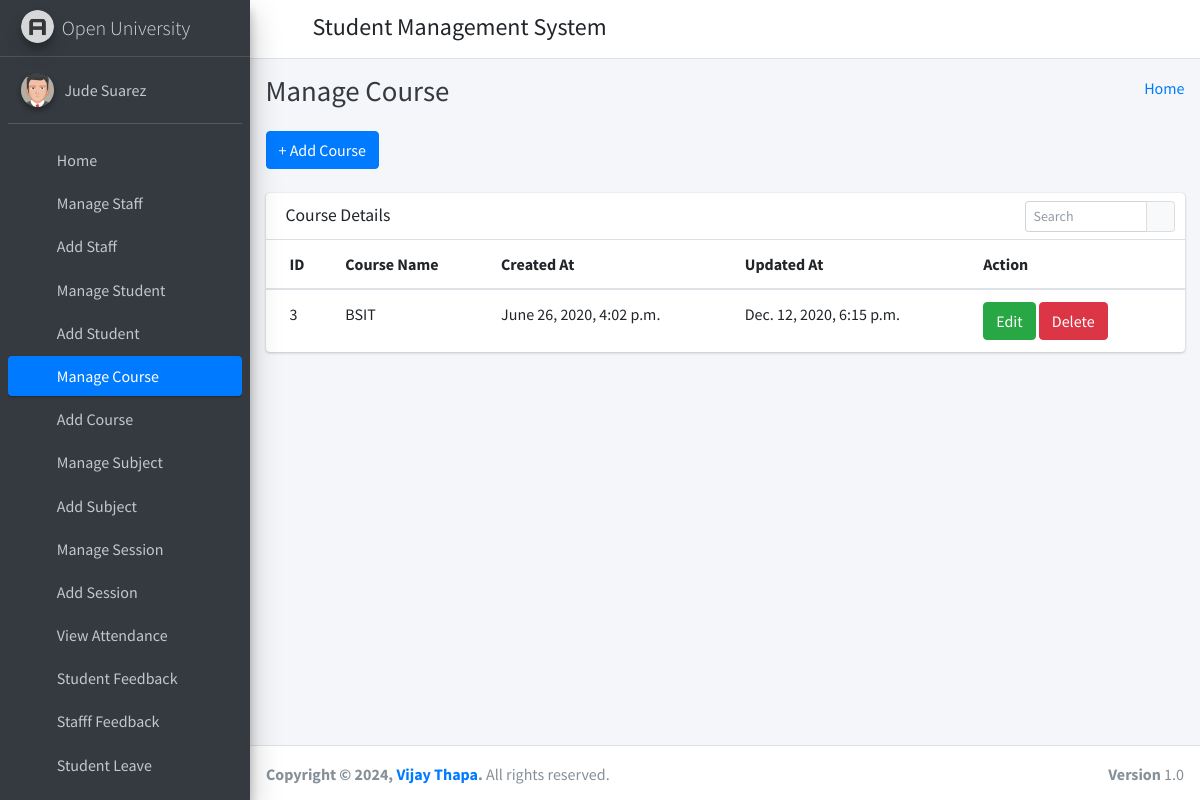
/manage_course/ (signed in), run on the app's committed database.
### student_management_app/models.py (models this page shows)
class CustomUser(AbstractUser):
    user_type_data = ((1, "HOD"), (2, "Staff"), (3, "Student"))
    user_type = models.CharField(default=1, choices=user_type_data, max_length=10)

class Courses(models.Model):
    id = models.AutoField(primary_key=True)
    course_name = models.CharField(max_length=255)
    created_at = models.DateTimeField(auto_now_add=True)
    updated_at = models.DateTimeField(auto_now=True)
    objects = models.Manager()

### student_management_app/HodViews.py (the view)
# urls.py: path('manage_course/', HodViews.manage_course, name="manage_course"),
def manage_course(request):
    courses = Courses.objects.all()
    context = {
        "courses": courses
    }
    return render(request, 'hod_template/manage_course_template.html', context)

### student_management_app/LoginCheckMiddleWare.py (called while the page is built, shortened)
    def process_view(self, request, view_func, view_args, view_kwargs):
        modulename = view_func.__module__
        user = request.user
        if user.is_authenticated:
            if user.user_type == "1":
                if modulename == "student_management_app.HodViews":
                    pass
                elif modulename == "student_management_app.views" or modulename == "django.views.static":
                    pass
                else:
                    return redirect("admin_home")
            else:
                return redirect("login")
        else:
            if request.path == reverse("login") or request.path == reverse("doLogin"):
                pass
            else:
                return redirect("login")

### student_management_app/templates/hod_template/manage_course_template.html (shortened to what this page needs)
{% extends 'hod_template/base_template.html' %}
{% block page_title %}
    Manage Course
{% endblock page_title %}
{% block main_content %}
{% load static %}
<section class="content">
        <div class="container-fluid">
            <a class="btn btn-primary" href="{% url 'add_course' %}" role="button">+ Add Course</a> <br/>&nbsp;
            <div class="row">
                <div class="col-md-12">
                    <div class="card">
                        <div class="card-header">
                            <h3 class="card-title">Course Details</h3>
                            <div class="card-tools">
                            <div class="input-group input-group-sm" style="width: 150px;">
                                <input type="text" name="table_search" class="form-control float-right" placeholder="Search">
                                <div class="input-group-append">
                                <button type="submit" class="btn btn-default"><i class="fas fa-search"></i></button>
                                </div>
                            </div>
                            </div>
                        </div>
                        <div class="card-body table-responsive p-0">
                            <table class="table table-hover text-nowrap">
                            <thead>
                                <tr>
                                <th>ID</th>
                                <th>Course Name</th>
                                <th>Created At</th>
                                <th>Updated At</th>
                                <th>Action</th>
                                </tr>
                            </thead>
                            <tbody>
                                {% for course in courses %}
                                <tr>
                                <td>{{ course.id }}</td>
                                <td>{{ course.course_name }}</td>
                                <td>{{ course.created_at }}</td>
                                <td>{{ course.updated_at }}</td>
                                <td>
                                    <a href="{% url 'edit_course' course.id %}" class="btn btn-success">Edit</a>
                                    <a href="{% url 'delete_course' course.id %}" class="btn btn-danger">Delete</a>
                                </td>
                                </tr>
                                {% endfor %}
                            </tbody>
                            </table>
                        </div>
                        </div>
                </div>
            </div>
        </div>
      </section>
  {% endblock main_content %}

### student_management_app/templates/hod_template/sidebar_template.html (shortened to what this page needs)
{% load static %}
<aside class="main-sidebar sidebar-dark-primary elevation-4">
      <a href="{% url 'admin_home' %}" class="brand-link">
        <img src="{% static 'dist/img/AdminLTELogo.png' %}" alt="AdminLTE Logo" class="brand-image img-circle elevation-3"
            style="opacity: .8">
        <span class="brand-text font-weight-light">Open University</span>
      </a>
      <div class="sidebar">
        <div class="user-panel mt-3 pb-3 mb-3 d-flex">
          <div class="image">
            <img src="{% static 'dist/img/user2-160x160.jpg' %}" class="img-circle elevation-2" alt="User Image">
          </div>
          <div class="info">
            <a href="{% url 'admin_profile' %}" class="d-block">{{ user.first_name }} {{ user.last_name }}</a>
          </div>
        </div>
        <nav class="mt-2">
          <ul class="nav nav-pills nav-sidebar flex-column" data-widget="treeview" role="menu" data-accordion="false">
            <li class="nav-item">
              {% url 'admin_home' as admin_home %}
              <a href="{{ admin_home }}" class="nav-link {% if request.path == admin_home %} active {% endif %}">
                <i class="nav-icon fas fa-tachometer-alt"></i>
                <p>
                  Home
                </p>
              </a>
            </li>
            <li class="nav-item">
              {% url 'manage_staff' as manage_staff %}
              {% url 'edit_staff' staff_id=id as edit_staff %}
              <a href="{{ manage_staff }}" class="nav-link {% if request.path == manage_staff %} active {% endif %} {% if request.path == edit_staff %} active {% endif %}">
                <i class="nav-icon fas fa-chalkboard-teacher"></i>
                <p>
                  Manage Staff
                </p>
              </a>
            </li>
            <li class="nav-item">
              {% url 'add_staff' as add_staff %}
              <a href="{{ add_staff }}" class="nav-link {% if request.path == add_staff %} active {% endif %}">
                <i class="nav-icon fas fa-th"></i>
                <p>
                  Add Staff
                </p>
              </a>
            </li>
            <li class="nav-item">
              {% url 'manage_student' as manage_student %}
              {% url 'edit_student' student_id=id as edit_student %}
              <a href="{{ manage_student }}" class="nav-link {% if request.path == manage_student %} active {% endif %} {% if request.path == edit_student %} active {% endif %}">
                <i class="nav-icon fas fa-user-graduate"></i>
                <p>
                  Manage Student
                </p>
              </a>
            </li>
            <li class="nav-item">
              {% url 'add_student' as add_student %}
              <a href="{{ add_student }}" class="nav-link {% if request.path == add_student %} active {% endif %}">
                <i class="nav-icon fas fa-th"></i>
                <p>
                  Add Student
                </p>
              </a>
            </li>
            <li class="nav-item">
              {% url 'manage_course' as manage_course %}
              {% url 'edit_course' course_id=id as edit_course %}
              <a href="{{ manage_course }}" class="nav-link {% if request.path == manage_course %} active {% endif %} {% if request.path == edit_course %} active {% endif %}">
                <i class="nav-icon fas fa-chalkboard"></i>
                <p>
                  Manage Course
                </p>
              </a>
            </li>
            <li class="nav-item">
            {% url 'add_course' as add_course %}
              <a href="{{ add_course }}" class="nav-link {% if request.path == add_course %} active {% endif %}">
                <i class="nav-icon fas fa-th"></i>
                <p>
                  Add Course
                </p>
              </a>
            </li>
            <li class="nav-item">
              {% url 'manage_subject' as manage_subject %}
              {% url 'edit_subject' subject_id=id as edit_subject %}
              <a href="{{ manage_subject }}" class="nav-link {% if request.path == manage_subject %} active {% endif %} {% if request.path == edit_subject %} active {% endif %}">
                <i class="nav-icon fas fa-book"></i>
                <p>
                  Manage Subject
                </p>
              </a>
            </li>
            <li class="nav-item">
              {% url 'add_subject' as add_subject %}
              <a href="{{ add_subject }}" class="nav-link {% if request.path == add_subject %} active {% endif %}">
                <i class="nav-icon fas fa-th"></i>
                <p>
                  Add Subject
                </p>
              </a>
            </li>
            <li class="nav-item">
              {% url 'manage_session' as manage_session %}
              {% url 'edit_session' session_id=id as edit_session %}
              <a href="{{ manage_session }}" class="nav-link {% if request.path == manage_session %} active {% endif %} {% if request.path == edit_session %} active {% endif %}">
                <i class="nav-icon fas fa-graduation-cap"></i>
                <p>
                  Manage Session
                </p>
              </a>
            </li>
            <li class="nav-item">
              {% url 'add_session' as add_session %}
              <a href="{{ add_session }}" class="nav-link {% if request.path == add_session %} active {% endif %}">
                <i class="nav-icon fas fa-th"></i>
                <p>
                  Add Session
                </p>
              </a>
            </li>
            <li class="nav-item">
              {% url 'admin_view_attendance' as admin_view_attendance %}
              <a href="{{ admin_view_attendance }}" class="nav-link {% if request.path == admin_view_attendance %} active {% endif %}">
                <i class="nav-icon fas fa-calendar-alt"></i>
                <p>
                  View Attendance
                </p>
              </a>
            </li>
            <li class="nav-item">
              {% url 'student_feedback_message' as student_feedback_message %}
              <a href="{{ student_feedback_message }}" class="nav-link {% if request.path == student_feedback_message %} active {% endif %}">
                <i class="nav-icon fas fa-th"></i>
                <p>
                  Student Feedback
                </p>
              </a>
            </li>
            <li class="nav-item">
              {% url 'staff_feedback_message' as staff_feedback_message %}
              <a href="{{ staff_feedback_message }}" class="nav-link {% if request.path == staff_feedback_message %} active {% endif %}">
                <i class="nav-icon fas fa-th"></i>
                <p>
                  Stafff Feedback
                </p>
              </a>
            </li>
            <li class="nav-item">
              {% url 'student_leave_view' as student_leave_view %}
              <a href="{{ student_leave_view }}" class="nav-link {% if request.path == student_leave_view %} active {% endif %}">
                <i class="nav-icon fas fa-th"></i>
                <p>
                  Student Leave
                </p>
              </a>
            </li>
            <li class="nav-item">
              {% url 'staff_leave_view' as staff_leave_view %}
              <a href="{{ staff_leave_view }}" class="nav-link {% if request.path == staff_leave_view %} active {% endif %}">
                <p>
                </p>
              </a>
            </li>
          </ul>
        </nav>
      </div>
    </aside>

### data on the page
CustomUser: first_name "Jude", last_name "Suarez"
Courses: id "3", course_name "BSIT", created_at "June 26, 2020, 4:02 p.m.", updated_at "Dec. 12, 2020, 6:15 p.m."
